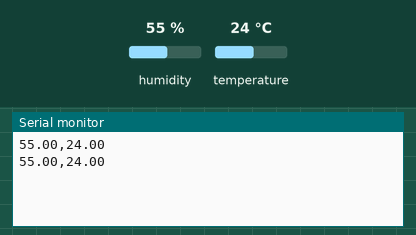
This sketch was run on a simulated Arduino Uno, built with avr-gcc and run on an emulated ATmega328P. Shown: the last lines printed to the serial monitor. The test bench sets the inputs (shaded band); at power-on: humidity 55 %, temperature 24 °C.

Above: at 2.8 s.
2.9 s: humidity set to 22 %
At 5.2 s:
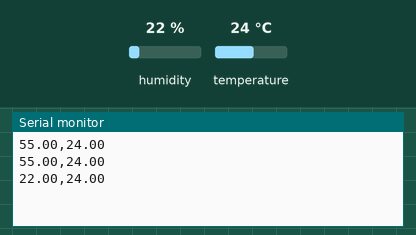
5.6 s: temperature set to 12 °C
At 7.2 s:
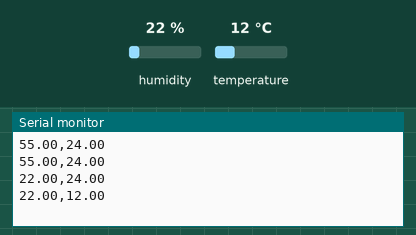
8.3 s: humidity set to 40 %
At 10.7 s:
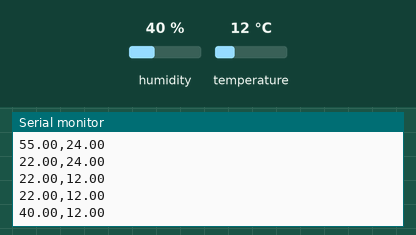
Timing chart, 0 to 12.2 s (numbered marks = the images above; inputs shaded):
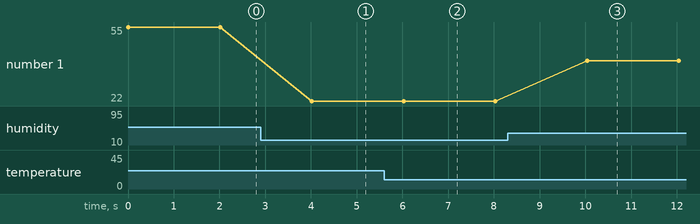

Measured:
- after the input at 2.9 s, the serial monitor: prints a new line after 1.1 s (image 1)
- after the input at 5.6 s, the serial monitor: prints a new line after 0.42 s (image 2)
- after the input at 8.3 s, the serial monitor: prints a new line after 1.7 s (image 3)
- plotted number 1: 55 → 22 after the input at 2.9 s, 22 → 40 after the input at 8.3 s

The sketch:

sensor_reader.ino
```cpp
#include <DHT.h>

#define DHTPIN 2        // Pin where the DHT22 data pin is connected
#define DHTTYPE DHT22   // DHT 22 (AM2302)

DHT dht(DHTPIN, DHTTYPE);

void setup() {
  Serial.begin(9600);
  dht.begin();
}

void loop() {
  float h = dht.readHumidity();
  float t = dht.readTemperature();

  if (isnan(h) || isnan(t)) {
    Serial.println("Failed to read from DHT sensor!");
    return;
  }

  // Print as comma-separated values for Python script
  Serial.print(h);
  Serial.print(",");
  Serial.println(t);

  delay(2000); // DHT22 sampling rate is 2 seconds
}
```
